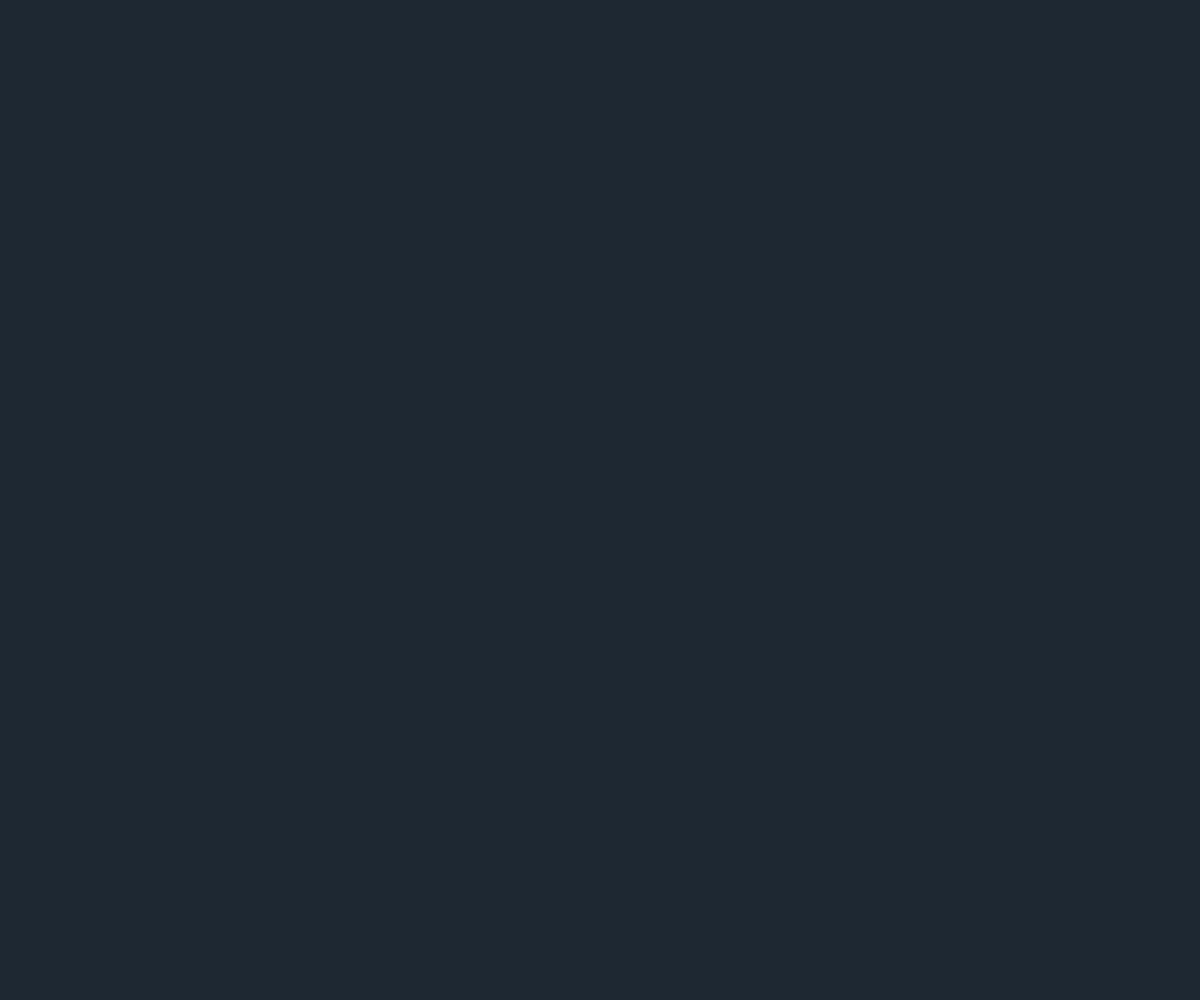
Frame 1 (no input)
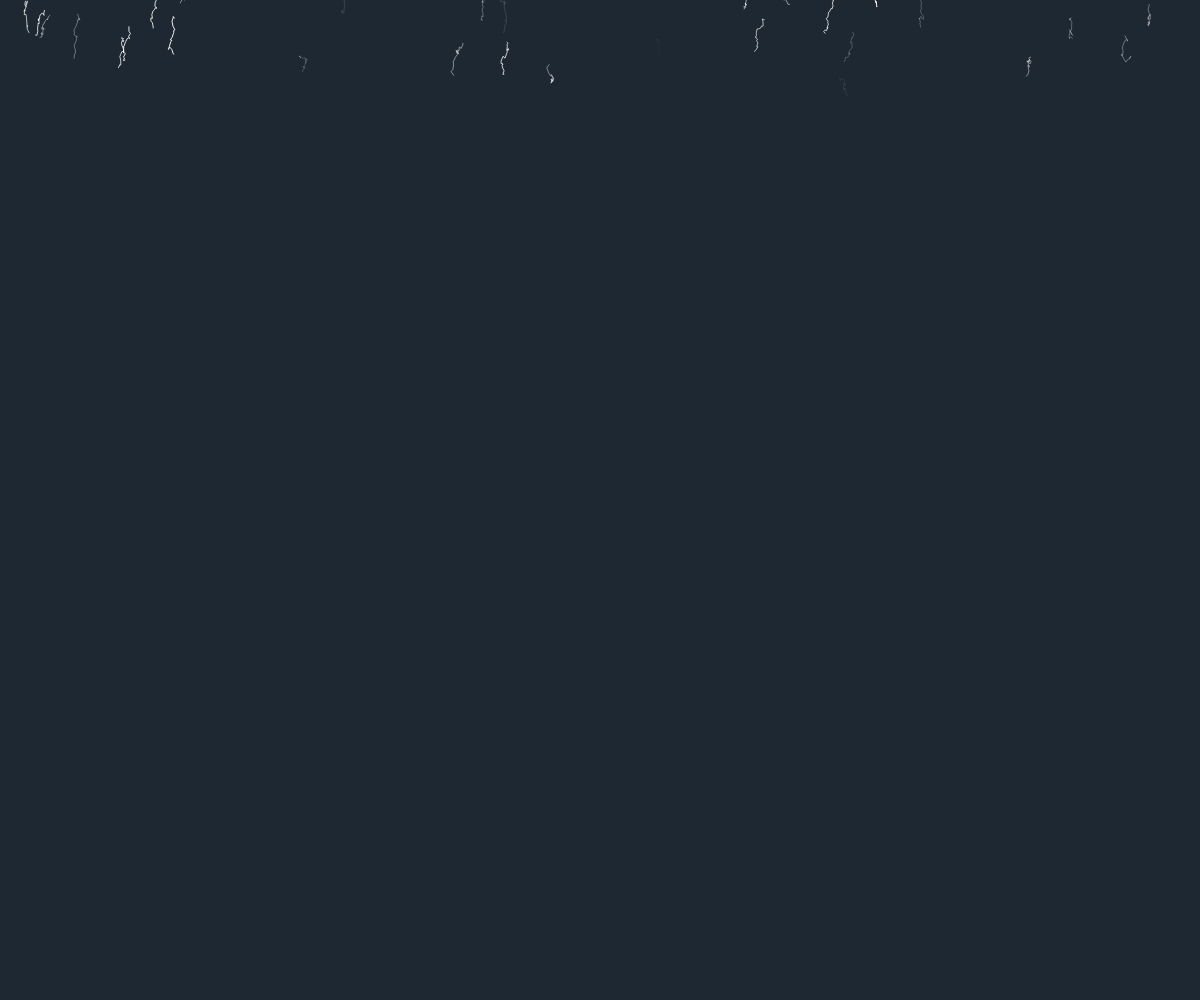
Frame 60 (no input)
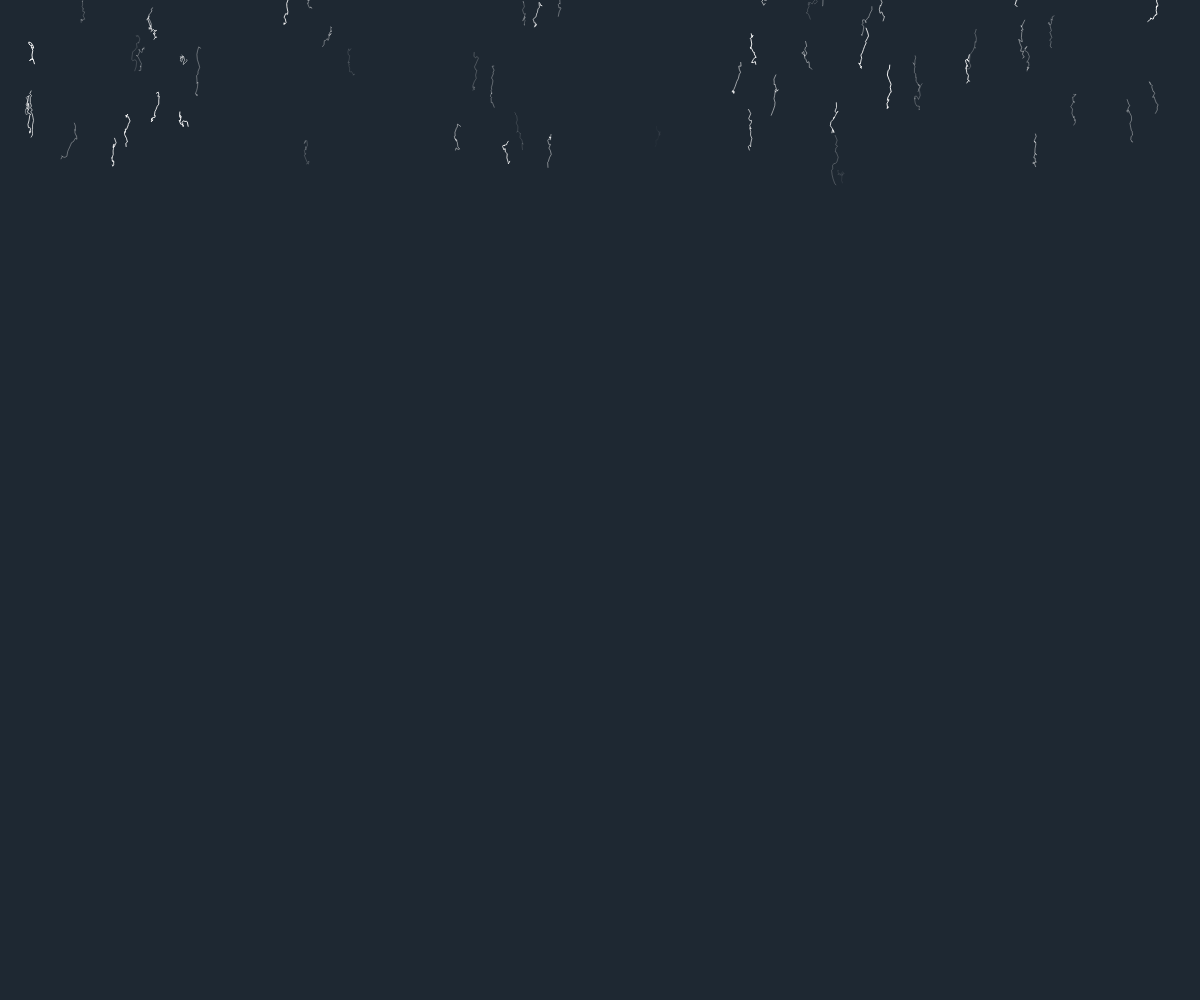
Frame 120 (the mouse pressed at the canvas centre since frame 60)

The p5.js sketch that drew these frames (run headless with seeded random() and noise() and a simulated clock; from frame 60 on, the mouse is pressed at the canvas centre):

// p5.js sketch
// ── sketch.js
var particles = [];

function setup() {
  createCanvas(windowWidth,windowHeight);
  stroke(255);
}

function draw() {
  background(30,40,50);
  if (frameCount % 2 == 0) {
    var p = new Particle(random(10, width),0,random(255));
    particles.push(p);
  }
  for (var i = 0; i < particles.length; i++) {
    particles[i].move();
    particles[i].display();
    if (particles[i].y >= height+40) particles.splice(i,1);
  }
}

function Particle(x,y, color) {
  this.x = x;
  this.y = y;
  this.drawHistory = [];

  this.move = function() {
    this.ellPosition = createVector(this.x,this.y);
    this.drawHistory.push(this.ellPosition);
    if(this.drawHistory.length > 20) this.drawHistory.splice(0,1);
    this.x+=random(-2,2);
    this.y+=random(-2,5);
  }

  this.display = function() {
    noFill();
    beginShape();
    for (var i = 0; i < this.drawHistory.length; i++) {
      stroke(255,color);
      var pos = this.drawHistory[i];
      vertex(pos.x, pos.y);
    }
    endShape();
  }
}
